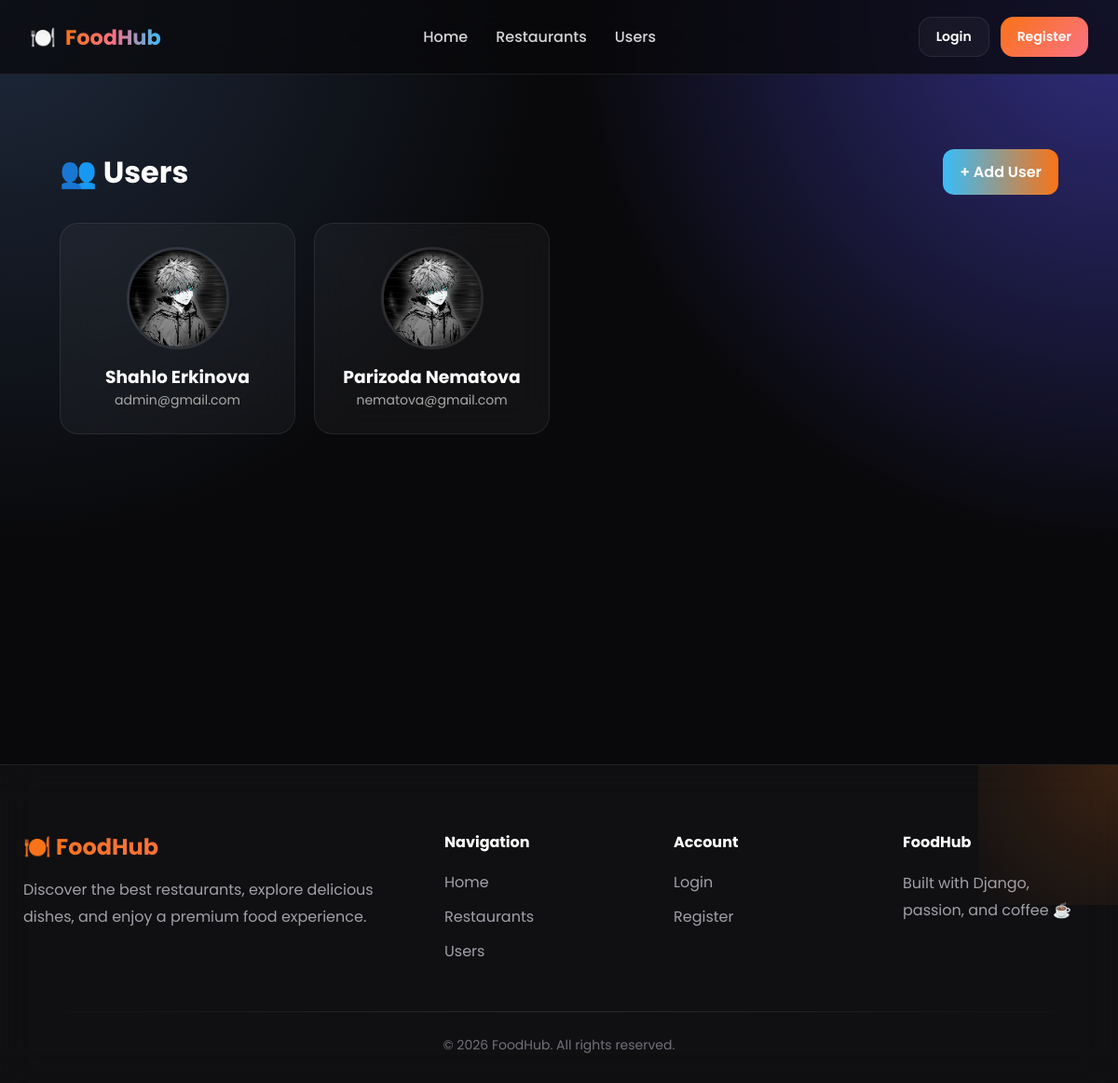
/users/, run on the app's committed database.
### taom/models.py (models this page shows, shortened)
class CustomUser(AbstractUser):
    username = None
    email = models.EmailField(unique=True)
    USERNAME_FIELD = 'email'
    REQUIRED_FIELDS = ['first_name','last_name']
    phone = models.CharField(max_length=40,blank=False,null=False)
    image = models.ImageField(upload_to='images/',default='images/default.jpg',blank=True,null=False)
    slug = models.SlugField(blank=True,null=False,unique=True)
    created_at = models.DateTimeField(auto_now_add=True,blank=True,null=False)
    objects = CustomUserManager()

### taom/views.py (the view)
# urls.py: path('users/',views.users_list,name='users_list'),
def users_list(request):
    users = User.objects.all()
    return render(request, 'users_list.html', {'users': users})

### templates/users_list.html (shortened to what this page needs)
{% extends 'base.html' %}
{% block content %}
<div class="page">
    <div class="header">
        <h1>👥 Users</h1>
        <a href="{% url 'user_create' %}" class="add-btn">
            + Add User
        </a>
    </div>
    <div class="grid">
        {% for u in users %}
        <a href="{% url 'user_detail' u.slug %}" class="card">
            {% if u.image %}
                <img src="{{ u.image.url }}">
            {% else %}
                <img src="{{ MEDIA_URL }}images/default.jpg">
            {% endif %}
            <h3>
                {{ u.first_name|default:"No" }} {{ u.last_name|default:"Name" }}
            </h3>
            <p>{{ u.email|default:"No email" }}</p>
        </a>
        {% empty %}
        <p class="empty">No users found 👤</p>
        {% endfor %}
    </div>
</div>
{% endblock %}

### templates/base.html (style rules this page uses)
:root { --bg:#09090b; --card:#141418; --border:rgba(255,255,255,.08); --text:#ffffff; --muted:#a1a1aa; --accent:#f97316; --accent2:#38bdf8; }
* { margin:0; padding:0; box-sizing:border-box; transition:.3s ease; }
html { scroll-behavior:smooth; }
body { min-height:100vh; font-family:'Poppins',sans-serif; background: radial-gradient(circle at top left,#1e293b 0%,transparent 35%), radial-gradient(circle at top right,#312e81 0%,transparent 35%), var(--bg); color:var(--text); overflow-x:hidden; }
img { max-width:100%; display:block; }
a { text-decoration:none; color:inherit; }

### templates/users_list.html (style rules this page uses)
.page { max-width:1200px; margin:auto; padding:40px; }
.header { display:flex; justify-content:space-between; align-items:center; margin-bottom:30px; }
.header h1 { color:white; }
.add-btn { padding:12px 18px; border-radius:12px; text-decoration:none; font-weight:600; background:linear-gradient(90deg,#38bdf8,#f97316); color:white; transition:.3s; }
.grid { display:grid; grid-template-columns:repeat(auto-fill,minmax(240px,1fr)); gap:20px; }
.card { display:flex; flex-direction:column; align-items:center; padding:25px; text-decoration:none; background:rgba(255,255,255,0.04); backdrop-filter:blur(18px); border:1px solid rgba(255,255,255,0.08); border-radius:20px; transition:.3s; animation:fadeUp .5s ease; }
.card img { width:110px; height:110px; border-radius:50%; object-fit:cover; border:3px solid rgba(255,255,255,0.1); transition:.3s; }
.card h3 { color:white; margin-top:15px; }
.card p { color:#aaa; font-size:14px; }

### data on the page
CustomUser: image (picture), first_name "Shahlo", last_name "Erkinova", email "admin@gmail.com"
CustomUser: image (picture), first_name "Parizoda", last_name "Nematova", email "nematova@gmail.com"
